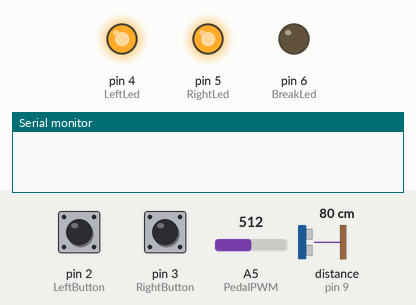
Simulated run of this sketch. Board: Arduino Uno, built with avr-gcc and run on an emulated ATmega328P. On the bench: output pins drawn as LEDs (lit = HIGH), the last lines printed to the serial monitor. Wiring (inferred from the names in the program): ultrasonic range finder: trigger pin 8; echo pin 9. Dashed ring = blinking. The inputs (shaded band) are chosen by the test bench; at power-on: pin 2 (LeftButton) LOW, pin 3 (RightButton) LOW, A5 (PedalPWM) = 512, distance to the obstacle (sensor on pin 9) 80 cm. The echo pulse lasts 58.3 µs per cm; pins used as bus, display or sensor lines are not drawn.

Above: at 1.2 s.
1.3 s: pin 2 (LeftButton) pulled HIGH for 0.15 s
At 4.1 s:
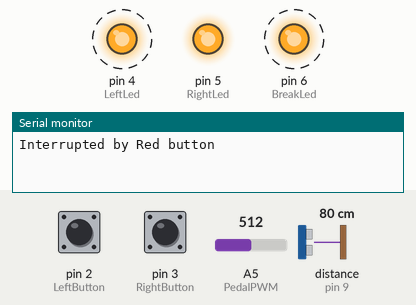
5.7 s: pin 3 (RightButton) pulled HIGH for 0.15 s
At 6.7 s:
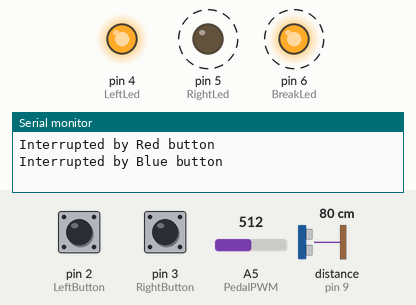
10.1 s: A5 (PedalPWM) set to 306
At 11.8 s:
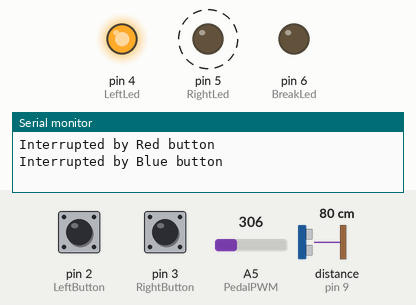
14.3 s: pin 2 (LeftButton) pulled HIGH for 1 s
At 16.2 s:
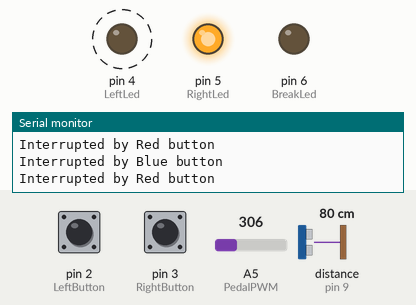
19.5 s: pin 3 (RightButton) pulled HIGH for 1 s
At 20.5 s:
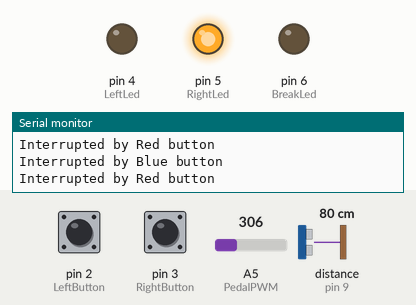
23.7 s: pin 2 (LeftButton) pulled HIGH for 3.2 s
At 24.2 s:
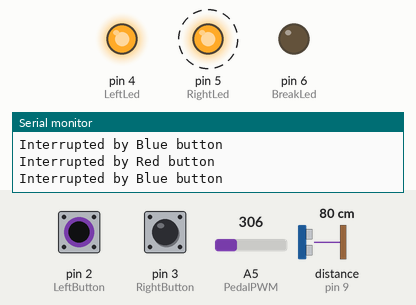
Timing chart, 0 to 29.4 s (numbered marks = the images above; inputs shaded):
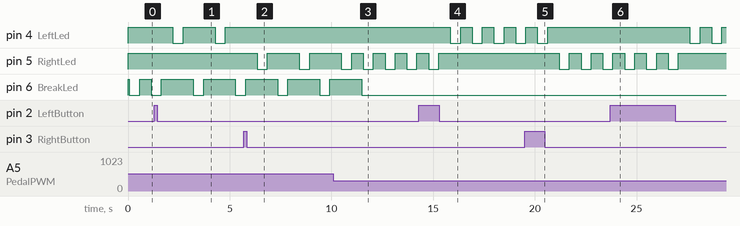

The sketch:

Conti.ino
```cpp
#define LeftButton 2
#define RightButton 3
#define LeftLed 4
#define RightLed 5
#define BreakLed 6
#define Trigger 8
#define Echo 9
#define PedalPWM A5
#define Frequency 500
#define StandFrequency 1000
#define FALSE 0
#define TRUE 1
#define TIMEOUT 2000
#define LIMIT 21600
#define DISTANCE_DIVIDER 58
#define CYCLE_TIME 60 // ultrahang mérési idő
#define TRIGGER_PULSE_WIDTH 11
#define RANGE_LIMIT (100 * 58)
#define NUMBER_OF_PERIODIC_TASKS 2

//Gombok és Ledek
int LeftButtonState = 0;
int RightButtonState = 0;
byte First_EdgeCaughtLeft;
byte First_EdgeCaughtRight;
unsigned long TimeStampLeft;
unsigned long TimeStampRight;
byte Previous_StateLeft;
byte Actual_StateLeft;
byte Previous_StateRight;
byte Actual_StateRight;
boolean Starter_Exiter_Right = FALSE;
boolean Starter_Exiter_Left = FALSE;

// Feladat kezelő
bool Index_enabled = false;
byte IndexPin = 1;
byte blinkingState;
bool isDoublePush = false;

// Ultrahang szenzor
byte Actual_Level = LOW;
byte Previous_Level = LOW;
unsigned long TimeStamp;
byte Measurement_Running = FALSE;
byte Sensor_Triggered = FALSE;

void InterruptRED()
{
  static unsigned long last_interrupt_time = 0;
  unsigned long interrupt_time = millis();
  // If interrupts come faster than 200ms, assume it's a bounce and ignore
  if (interrupt_time - last_interrupt_time > 200)
  {
    Serial.println("Interrupted by Red button");
    if (Index_enabled == true && IndexPin == LeftLed || isDoublePush == true)
    {
      Index_enabled = false;
    }
    else
    {
      Index_enabled = true;
    }
    IndexPin = LeftLed;
    last_interrupt_time = interrupt_time;
    delay(50);
    if (digitalRead(RightButton) == HIGH)
    {
      isDoublePush = !isDoublePush;
    }
  }
}
void InterruptBLUE()
{
  static unsigned long last_interrupt_time = 0;
  unsigned long interrupt_time = millis();
  // If interrupts come faster than 200ms, assume it's a bounce and ignore
  if (interrupt_time - last_interrupt_time > 200)
  {
    Serial.println("Interrupted by Blue button");
    if (Index_enabled == true && IndexPin == RightLed || isDoublePush == true)
    {
      Index_enabled = false;
    }
    else
    {
      Index_enabled = true;
    }
    IndexPin = RightLed;
    last_interrupt_time = interrupt_time;
    delay(50);
    if (digitalRead(LeftButton) == HIGH)
    {
      isDoublePush = !isDoublePush;
    }
  }
}

void setup()
{
  pinMode(LeftLed, OUTPUT);
  pinMode(RightLed, OUTPUT);
  pinMode(BreakLed, OUTPUT);
  pinMode(LeftButton, INPUT);
  pinMode(RightButton, INPUT);
  pinMode(Trigger, OUTPUT);
  pinMode(Echo, INPUT);     // ultrahang
  pinMode(PedalPWM, INPUT); // Signal    // also érték 90 - felső érték 887
  Serial.begin(9600);

  attachInterrupt(digitalPinToInterrupt(LeftButton), InterruptRED, FALLING);
  attachInterrupt(digitalPinToInterrupt(RightButton), InterruptBLUE, FALLING);

  digitalWrite(LeftLed, HIGH);
  digitalWrite(RightLed, HIGH);
}

void loop()
{
  Emergency();
  Index_blinking(Index_enabled, IndexPin);
  Brake_Blinking(blinkingState);
  PedalAngelNum();

  //Read Pedal_angle() with   timedAction.check();
  // Read UltraS_distance() with   timedAction.check();
}

unsigned int PedalAngelInterface()
{

  unsigned int ADC_value;
  unsigned long int cumulative = 0;
  unsigned int num;

  for (num = 0; num < 50; num++)
  { //155 volt
    ADC_value = analogRead(PedalPWM);
    cumulative += ADC_value;
  }

  ADC_value = cumulative / 50; // also érték 0 - felső érték 5 korrrekció után
  return ADC_value;
}

void PedalAngelNum()
{
  int ADC_value_AVG = 900;
  unsigned int ADC_value = PedalAngelInterface();
  unsigned int UltraSound_Distance = UltraSoundInterface();

  if (ADC_value > ADC_value_AVG * 0.7 || (UltraSound_Distance > 0 && UltraSound_Distance < 41))
  {
    blinkingState = 3; //4Hz blinking
  }
  if ((ADC_value > ADC_value_AVG * 0.5 && ADC_value < ADC_value_AVG * 0.7) || (UltraSound_Distance > 40 && UltraSound_Distance < 81))
  {
    blinkingState = 2; //2Hz blinking
  }
  if ((ADC_value > ADC_value_AVG * 0.2 && ADC_value < ADC_value_AVG * 0.5) || (UltraSound_Distance > 80 && UltraSound_Distance < 121))
  {
    blinkingState = 1; //Light up
  }
  if (ADC_value <= ADC_value_AVG * 0.2 || UltraSound_Distance > 121)
  {
    blinkingState = 0; //Light down
  }
}

unsigned int UltraSoundInterface()
{
  unsigned long Echo_Time = 0, Pulse_Width = 0;
  byte Measurement_Error;

  digitalWrite(Echo, LOW);
  digitalWrite(Trigger, LOW);
  delay(CYCLE_TIME);

  TriggerUltraSound();
  Measure_Echo(&Echo_Time, &Pulse_Width, &Measurement_Error);
  // pulseIn(pin, value, timeout);
  unsigned int Distance = Pulse_Width / DISTANCE_DIVIDER;
  // Serial.println(Distance , DEC);
  return Distance;
}

void TriggerUltraSound(void)
{
  digitalWrite(Trigger, HIGH);
  delayMicroseconds(TRIGGER_PULSE_WIDTH);
  digitalWrite(Trigger, LOW);
}

void Measure_Echo(unsigned long *P_Echo_Time, unsigned long *P_Value, byte *P_Error)
{
  unsigned long Length_Of_Echo_Pulse = 0;
  unsigned long Time_Stamp;
  byte Previous_Echo_State = FALSE;
  byte Actual_Echo_State = FALSE;

  *P_Error = TRUE;

  Time_Stamp = micros();

  while (micros() - Time_Stamp <= RANGE_LIMIT)
  {
    Actual_Echo_State = digitalRead(Echo);

    if ((Previous_Echo_State == LOW) && (Actual_Echo_State == HIGH))
    {
      *P_Echo_Time = micros() - Time_Stamp;
      Time_Stamp = micros();
    }
    else if ((Previous_Echo_State == HIGH) && (Actual_Echo_State == LOW))
    {
      Length_Of_Echo_Pulse = micros() - Time_Stamp;
      *P_Value = Length_Of_Echo_Pulse;
      *P_Error = FALSE;
      break;
    }

    Previous_Echo_State = Actual_Echo_State;
  }
}

void Index_blinking(bool isEnable, byte in_IndexPin)
{
  if (isEnable == true)
  {
    digitalWrite(in_IndexPin, LOW);
    delay(Frequency);
    digitalWrite(in_IndexPin, HIGH);
    delay(Frequency);
  }
}

void Brake_Blinking(byte in_blinkingState)
{
  switch (in_blinkingState)
  {
  case 0:
    digitalWrite(BreakLed, HIGH);
    break;

  case 1:
    digitalWrite(BreakLed, LOW);
    break;

  case 2:
    digitalWrite(BreakLed, LOW);
    delay(Frequency);
    digitalWrite(BreakLed, HIGH);
    delay(Frequency);
    break;

  case 3:
    digitalWrite(BreakLed, LOW);
    delay(Frequency/2);
    digitalWrite(BreakLed, HIGH);
    delay(Frequency/2);
    break;

  default:
    Serial.println("Error: wrong blinkingState value");
    break;
  }
}

void Emergency()
{
  if (isDoublePush == true)
  {
    digitalWrite(LeftLed, LOW);
    digitalWrite(RightLed, LOW);
    delay(Frequency);
    digitalWrite(LeftLed, HIGH);
    digitalWrite(RightLed, HIGH);
    delay(Frequency);
  }
}
```

Measured:
- after the input at 1.3 s, pin 4 (LeftLed): alternates HIGH for 1.6 s and LOW for 0.50 s, starting after 0.91 s; pin 6 (BreakLed): HIGH → LOW after 1.9 s, → HIGH 0.50 s later, → LOW 1.6 s later
- after the input at 5.7 s, pin 4 (LeftLed): stops changing and stays HIGH; pin 5 (RightLed): alternates HIGH for 1.6 s and LOW for 0.50 s, starting after 0.65 s
- after the input at 10.1 s, pin 5 (RightLed): alternates HIGH for 0.57 s and LOW for 0.50 s, starting after 1.5 s; pin 6 (BreakLed): goes on until 11.5 s, then stays LOW
- after the input at 14.3 s, pin 4 (LeftLed): alternates HIGH for 0.57 s and LOW for 0.50 s, starting after 1.5 s; pin 5 (RightLed): goes on until 15.3 s, then stays HIGH
- after the input at 19.5 s, pin 4 (LeftLed): goes on until 20.6 s, then stays HIGH; pin 5 (RightLed): alternates HIGH for 0.57 s and LOW for 0.50 s, starting after 1.7 s
- after the input at 23.7 s, pin 4 (LeftLed): alternates HIGH for 0.57 s and LOW for 0.50 s, starting after 3.9 s; pin 5 (RightLed): goes on until 27.1 s, then stays HIGH
